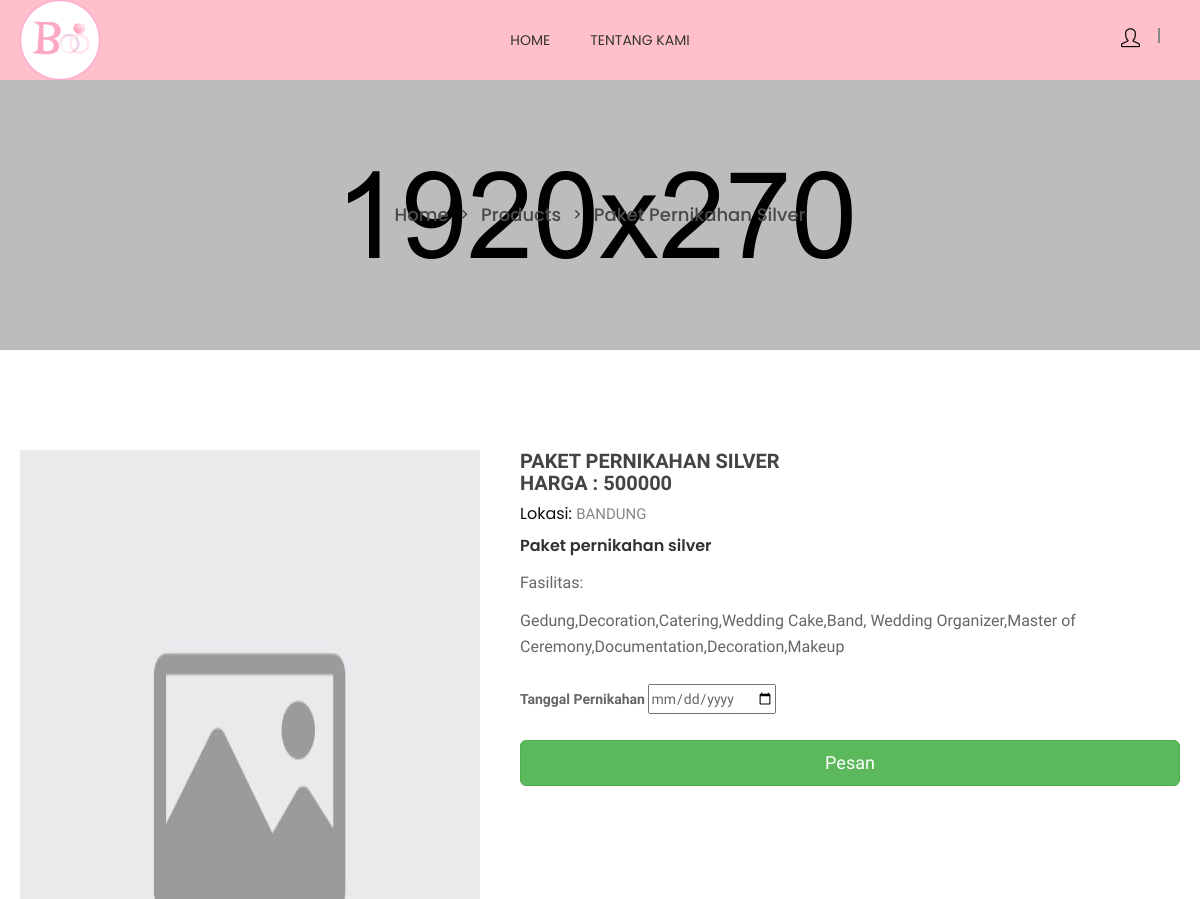
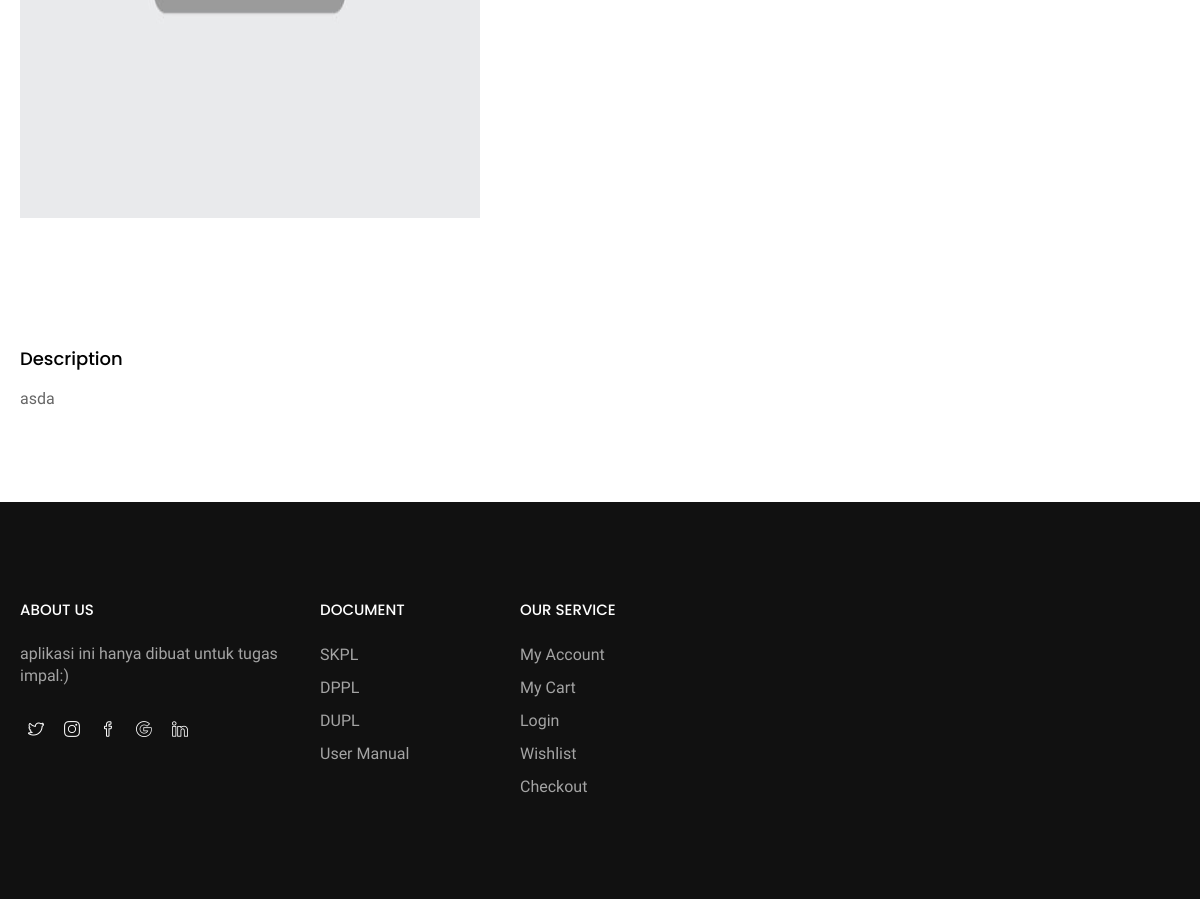
/admin/detailPaket/13, run on the app's committed database (2 pictures, top to bottom).
### tables this page shows
CREATE TABLE `paket` (
  `idPaket` int(11) NOT NULL,
  `namaPaket` varchar(100) NOT NULL,
  `harga` bigint(20) NOT NULL,
  `deskripsi` longtext NOT NULL,
  `gedung` varchar(20) DEFAULT NULL,
  `decoration` varchar(20) DEFAULT NULL,
  `catering` varchar(20) DEFAULT NULL,
  `cake` varchar(20) DEFAULT NULL,
  `band` varchar(20) DEFAULT NULL,
  `wo` varchar(20) DEFAULT NULL,
  `mc` varchar(20) DEFAULT NULL,
  `dokumentasi` varchar(20) DEFAULT NULL,
  `makeup` varchar(20) DEFAULT NULL,
  `idLokasi` int(11) NOT NULL,
  `gambar` varchar(500) NOT NULL
);

CREATE TABLE `lokasi` (
  `idLokasi` int(11) NOT NULL,
  `kota` varchar(30) NOT NULL
);

### application/controllers/admin.php (called while the page is built, shortened)
<?php
class admin extends CI_Controller {
    public function __construct()
	{
		$this->load->library('form_validation');
		$this->load->model('adminModel');
	}
    public function detailPaket($id){
        $data['paket'] = $this->adminModel->getPaket($id);
        $data['lokasi'] = $this->adminModel->getLocationById($data['paket']['idLokasi']);
        $this->load->view('header');
        $this->load->view('product-details',$data);
        $this->load->view('footer');
    }
}

### index.php (called while the page is built, shortened)
<?php
require_once BASEPATH.'core/CodeIgniter.php';

### system/Helpers/url_helper.php (called while the page is built, shortened)
<?php
if ( ! function_exists('base_url'))
{
	function base_url($uri = '', $protocol = NULL)
	{
		return get_instance()->config->base_url($uri, $protocol);
	}
}

### application/models/adminModel.php (called while the page is built, shortened)
<?php
class adminModel extends CI_Model{
    public function getPaket($id){
        return $this->db->get_where('paket',array('idPaket'=>$id))->row_array();
    }
    public function getLocationById($id){
        return $this->db->get_where('lokasi',array('idLokasi'=>$id))->row_array();
    }
}?>

### system/Helpers/form_helper.php (called while the page is built, shortened)
<?php
if ( ! function_exists('set_value'))
{
	function set_value($field, $default = '', $html_escape = TRUE)
	{
		$CI =& get_instance();
		$value = (isset($CI->form_validation) && is_object($CI->form_validation) && $CI->form_validation->has_rule($field))
			? $CI->form_validation->set_value($field, $default)
			: $CI->input->post($field, FALSE);
		isset($value) OR $value = $default;
		return ($html_escape) ? html_escape($value) : $value;
	}
}

### application/views/product-details.php (the view, shortened to what this page needs)
<div class="ht__bradcaump__area" style="background: rgba(0, 0, 0, 0) url(images/bg/4.jpg) no-repeat scroll center center / cover ;">
    <div class="ht__bradcaump__wrap">
        <div class="container">
            <div class="row">
                <div class="col-xs-12">
                    <div class="bradcaump__inner">
                        <nav class="bradcaump-inner">
                          <a class="breadcrumb-item" href="<?= base_url() ?>">Home</a>
                          <span class="brd-separetor"><i class="zmdi zmdi-chevron-right"></i></span>
                          <a class="breadcrumb-item" href="">Products</a>
                          <span class="brd-separetor"><i class="zmdi zmdi-chevron-right"></i></span>
                          <span class="breadcrumb-item active"><?= $paket['namaPaket'] ?></span>
                        </nav>
                    </div>
                </div>
            </div>
        </div>
    </div>
</div>
<section class="htc__product__details bg__white ptb--100">
    <div class="htc__product__details__top">
        <div class="container">
            <div class="row">
                <div class="col-md-5 col-lg-5 col-sm-12 col-xs-12">
                    <div class="htc__product__details__tab__content">
                        <div class="product__big__images">
                            <div class="portfolio-full-image tab-content">
                                <div role="tabpanel" class="tab-pane fade in active" id="img-tab-1">
                                    <img src="<?= base_url("upload/".$paket['gambar']) ?>" alt="full-image" width="510px" height="667px">
                                </div>
                            </div>
                        </div>
                    </div>
                </div>
                <div class="col-md-7 col-lg-7 col-sm-12 col-xs-12 smt-40 xmt-40">
                    <div class="ht__product__dtl">
                        <h2><?= $paket['namaPaket'] ?></h2>
                        <h2> Harga : <?= $paket['harga'] ?></h2>
                        <h6>Lokasi: <span><?= $lokasi['kota'] ?></span></h6>
                        <ul  class="pro__prize">
                            <li><?= $paket['namaPaket'] ?></li>
                        </ul>
                        <p>Fasilitas:  </p>
                        <p class="pro__info"><?= $paket['gedung'] ?>,<?= $paket['decoration'] ?>,<?= $paket['catering'] ?>,<?= $paket['cake'] ?>,<?= $paket['band'] ?>,
                            <?= $paket['wo'] ?>,<?= $paket['mc'] ?>,<?= $paket['dokumentasi'] ?>,<?= $paket['decoration'] ?>,<?= $paket['makeup'] ?>
                        </p>
                    </div>
                    <br>
                    <form method ="post" action="<?= base_url('customer/addPesanan/'.$paket['idPaket']) ?>" >
                        <div class="single-input">
                            <label for="user-text">Tanggal Pernikahan</label>
                            <input type="date" name="tgl" value="<?= set_value('tgl') ?>">
                        </div>
                        <div>
                        <br>
                            <button type="submit" class="btn btn-success btn-lg btn-block">Pesan</button>
                        </div>
                    </form>
                </div>
            </div>
        </div>
    </div>
</section>
<section class="htc__produc__decription bg__white">
    <div class="container">
        <div class="row">
            <div class="col-xs-12">
            </div>
        </div>
        <div class="row">
            <div class="col-xs-12">
                <div class="ht__pro__details__content">
                    <div role="tabpanel" id="description" class="pro__single__content tab-pane fade in active">
                        <div class="pro__tab__content__inner">
                            <h4 class="ht__pro__title">Description</h4>
                            <p> <?= $paket['deskripsi'] ?> </p>
                        </div>
                    </div>
                </div>
            </div>
        </div>
    </div>
</section>

### assets/style.css (style rules this page uses)
.pro__prize { display: flex; justify-content: center; margin-top: 7px; }
.pro__prize li { color: #313131; font-family: 'Poppins', sans-serif; font-size: 16px; font-weight: 600; }
.ht__bradcaump__wrap { align-items: center; display: flex; height: 270px; }
.breadcrumb-item { color: #494949; font-family: "Poppins",sans-serif; font-size: 18px; font-weight: 500; text-transform: capitalize; }
.bradcaump-inner a.breadcrumb-item { font-weight: 500; }
.brd-separetor { padding: 0 10px; }
.brd-separetor i { color: #494949; font-size: 18px; }
.bradcaump__inner { text-align: center; }
.htc__product__details__tab__content { position: relative; }
.ht__product__dtl h2 { color: #444; font-family: Old Standard TT; font-size: 20px; font-weight: 600; text-transform: uppercase; }
.ht__product__dtl h6 { color: #100d13; font-family: 'Poppins', sans-serif; font-weight: 400; margin-top: 11px; margin-bottom: 11px; }
.ht__product__dtl h6 span { color: #868686; font-family: 'Old Standard TT', serif; font-size: 15px; text-transform: uppercase; }
.ht__product__dtl .pro__prize { justify-content: flex-start; }
.ht__product__dtl p { color: #666666; font-size: 16px; line-height: 26px; margin-top: 12px; }
.pro__tab__content__inner p { color: #666666; font-size: 16px; line-height: 26px; }
.pro__tab__content__inner h4.ht__pro__title { color: #000000; font-size: 18px; font-weight: 500; margin-bottom: 17px; margin-top: 30px; text-transform: capitalize; }
.ht__pro__details__content { padding-bottom: 90px; }

### assets/css/shortcode/default.css (style rules this page uses)
*, h1, h2, h3, h4, h5, h6, p, ul, a { margin: 0; padding: 0; }
html { font-size: 100%; }
body { font-family: 'Old Standard TT', serif; color: #666666; font-weight: 400; font-size: 14px; line-height: 24px; -webkit-font-smoothing: antialiased; -moz-osx-font-smoothing: grayscale; }
p { font-family: 'Old Standard TT', serif; color: #666666; font-weight: 400; font-size: 16px; line-height: 24px; }
h1, h2, h3, h4, h5, h6, .h1, .h2, .h3, .h4, .h5, .h6 { font-family: 'Poppins', sans-serif; color: #313131; font-weight: 400; -webkit-font-variant-ligatures: common-ligatures; font-variant-ligatures: common-ligatures; margin-top: 0; margin-bottom: 0; }
h2, .h2 { font-size: 30px; font-weight: 400; }
h4, .h4 { font-size: 14px; font-weight: 400; }
h6, .h6 { font-size: 16px; font-weight: 300; }
ul, ol { list-style: none; }
a { color: #333; }
body { overflow-x: hidden; }
a, .btn { transition: all 0.3s ease-out 0s; }
input, select, textarea { transition: all 0.5s ease-out 0s; }
img, .img { max-width: 100%; transition: all 0.3s ease-out 0s; }
p + img, img:last-child { margin-bottom: 0; }
body { background: #fff; }
.bg__white { background: #fff; }
.ptb--100 { padding: 100px 0 }

### data on the page
paket: namaPaket "Paket Pernikahan Silver", gambar (placeholder picture), namaPaket "PAKET PERNIKAHAN SILVER", harga "500000", namaPaket "Paket pernikahan silver", gedung "Gedung", decoration "Decoration", catering "Catering", cake "Wedding Cake", band "Band", wo "Wedding Organizer", mc "Master of Ceremony", dokumentasi "Documentation", makeup "Makeup", deskripsi "asda"
lokasi: kota "BANDUNG"
